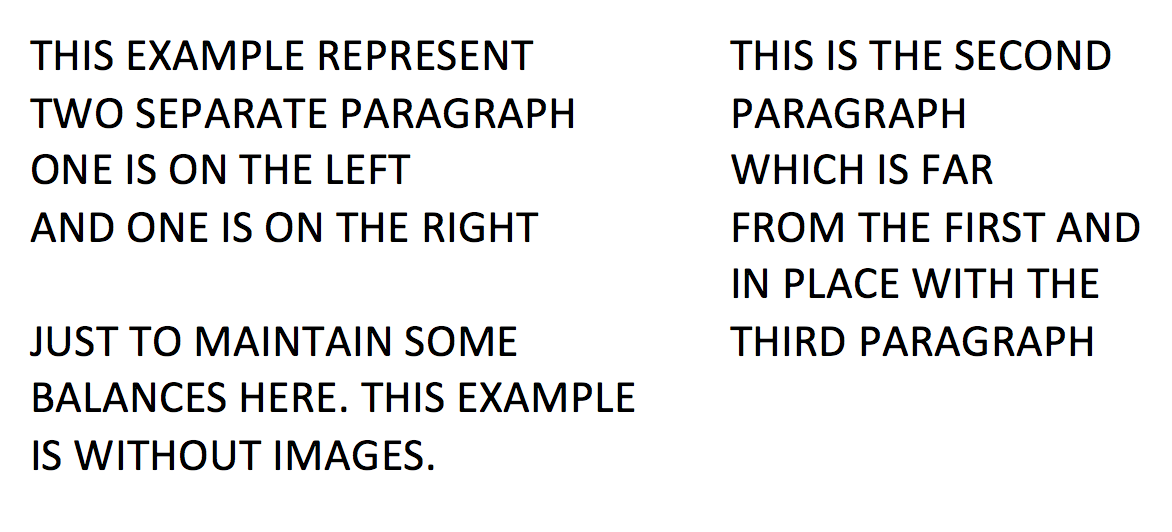
#> input picture tests/simple_document.png, 1172 x 532 px
$ python test.py tests/test_sans_serif.png   (Python 2 division)   (older library calls are emulated)
#> lines starting #> are read from the running program, lines starting #| are printed output that depends on the picture; after the words box and inside, x2 and y2 are one past the last pixel; in counts of white or black regions, pixels touching at a corner belong together
"""
Playground
"""

import cv2
import sys
import numpy as np
import matplotlib
from matplotlib.backends.backend_pdf import PdfPages
matplotlib.use('TkAgg')
from matplotlib import pyplot as plt
from matplotlib import image as mpimg
import datetime

# [58 lines left out: functions horizontalRLSA, horizontalRLSA2, verticalRLSA, not called in this run]

def dilate(input, size, iterations = 5):
    # Use a dilation in horizontal for bleeding technique
    morph_kernel = cv2.getStructuringElement(cv2.MORPH_CROSS, size)
    dilated_image = cv2.dilate(input, morph_kernel, iterations=iterations)
    return dilated_image

def find_components(input, max_components=4):
    """Dilate an image until only max_components left."""
    count = sys.maxint
    iterations = 1
    iterations = 1
    size = (3, 5)
    contours = []
    # inverse input
    input_inverse = 255 - input
    while count > max_components:
        dilated_image = dilate(input_inverse, size, iterations=iterations)
        # inverse the dilated image, since find contours only find black pixel
        cv2.imshow('dilated_image', dilated_image)
        _, contours, _ = cv2.findContours(dilated_image, cv2.RETR_TREE, cv2.CHAIN_APPROX_SIMPLE)
        count = len(contours)
        print count
        cv2.waitKey(0)
        iterations += 1
    return contours


# [81 lines left out: function temp, not called in this run]

def main(unused_argv):
    input = cv2.imread('tests/simple_document.png')
#> input is the input picture: shape (532, 1172, 3); mean B, G, R 233.1, 232.9, 232.9
    input_gray = cv2.cvtColor(input, cv2.COLOR_BGR2GRAY)
    input_blur = cv2.GaussianBlur(input_gray, (5, 5), 0)
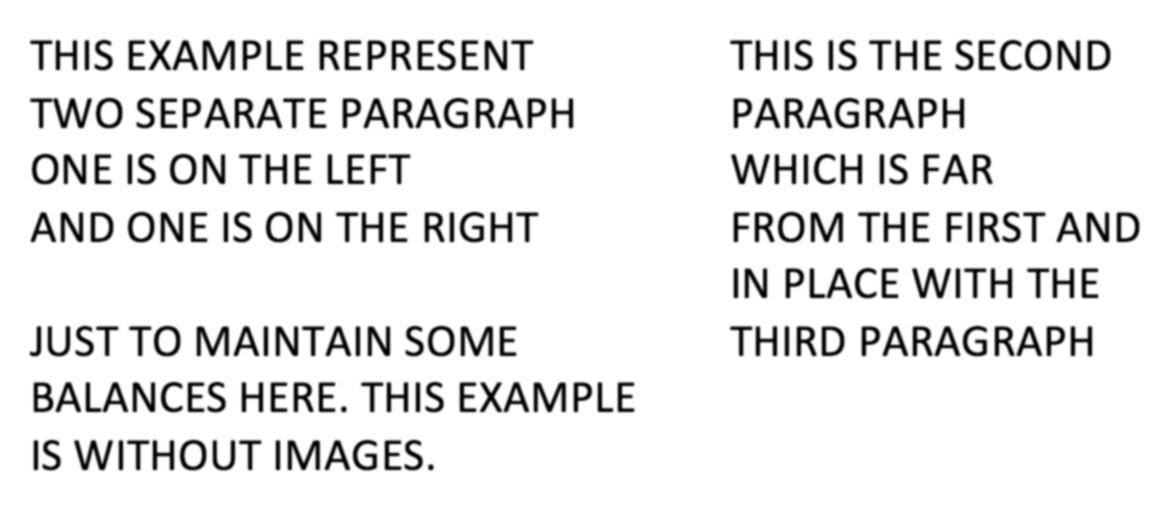
#> input_blur: shape (532, 1172); min 0, max 255, mean 232.9
    _, input_thresh = cv2.threshold(input_blur, 0, 255, cv2.THRESH_BINARY + cv2.THRESH_OTSU)
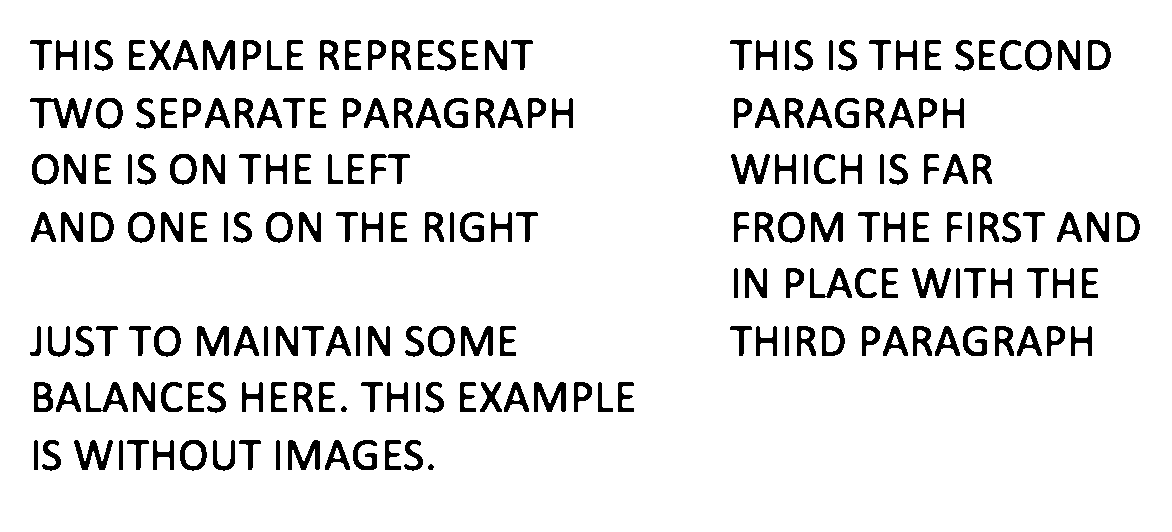
#> input_thresh: shape (532, 1172); 90.5% white; 204 black regions, largest, box (x1, y1, x2, y2) and area: (30, 98, 92, 128) 748, (203, 40, 235, 70) 528, (731, 154, 770, 184) 528

    cv2.imshow('input_thresh', input_thresh)
    contours = find_components(input_thresh, max_components=4)
#> in dilate, `dilated_image = cv2.dilate(input, morph_kernel, iterations=iterations)`:
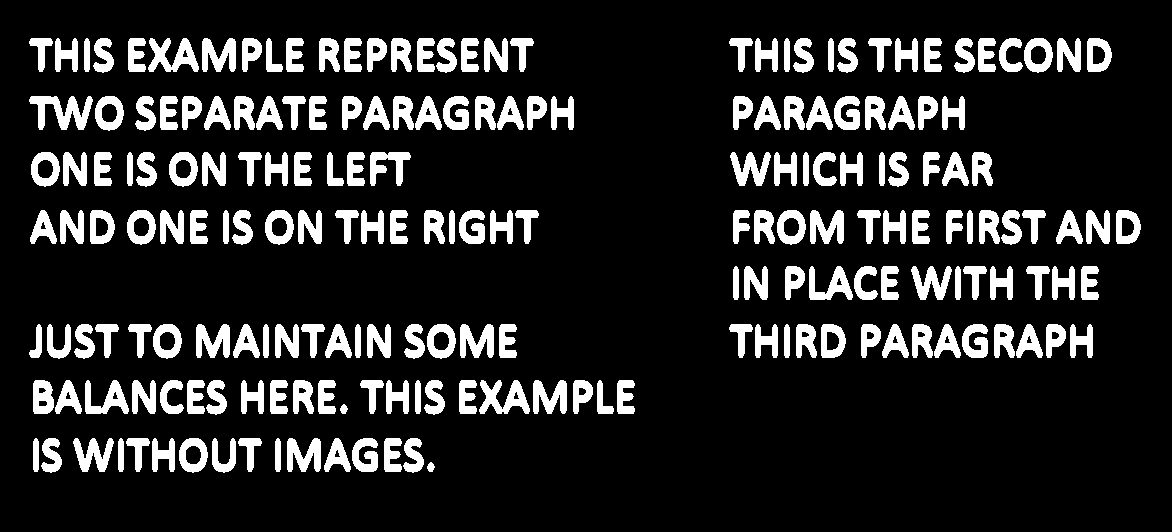
#> dilated_image: shape (532, 1172); 15% white; 201 white regions
#> in find_components, `_, contours, _ = cv2.findContours(dilated_image, cv2.RETR_TREE, cv2.CH..`: contours = 265 contours; largest, box (x1, y1, x2, y2) and area: (29, 96, 93, 130) 966, (479, 380, 530, 414) 848, (148, 38, 199, 72) 848, (179, 438, 208, 473) 768, (427, 324, 456, 359) 768
#> in find_components, `count = len(contours)`: count = 265
#| 265
    for contour in contours:
        x, y, w, h = cv2.boundingRect(contour)
        cv2.rectangle(input_thresh, (x, y), (x + w, y + h), (0, 255, 0), 0)
        cv2.imshow('input_thresh_contour', input_thresh)

    output_horizontal = horizontalRLSA(input_thresh, 50)
    output_vertical = verticalRLSA(input_thresh, 50)
    output = np.bitwise_and(output_vertical, output_horizontal)

    cv2.imshow('input_thresh', input_thresh)
    cv2.imshow('output_horizontal', output_horizontal)
    cv2.imshow('output_vertical', output_vertical)
    cv2.imshow('output', output)
    cv2.waitKey(0)
    cv2.destroyAllWindows()

if __name__ == '__main__':
    main(sys.argv)

$ run again, with tests/adabi-mt.png copied over tests/simple_document.png
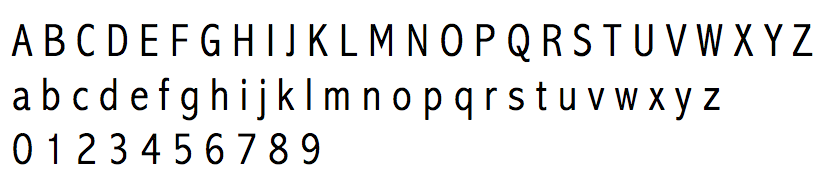
#> input picture tests/adabi-mt.png, 834 x 194 px
#> in main, input is the input picture: shape (194, 834, 3); mean B, G, R 235.8, 235.8, 235.9
#> in main, `_, input_thresh = cv2.threshold(input_blur, 0, 255, cv2.THRESH_BINARY ..`:
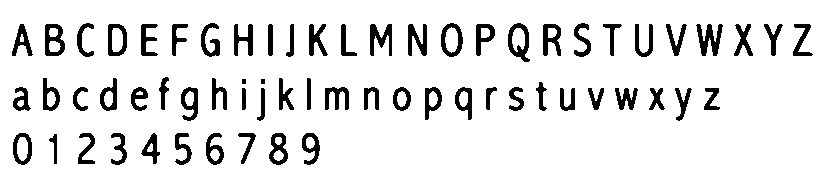
#> input_thresh: shape (194, 834); 90.4% white; 64 black regions, largest, box (x1, y1, x2, y2) and area: (696, 24, 723, 56) 453, (508, 23, 530, 62) 394, (370, 24, 392, 56) 383
#> in dilate, `dilated_image = cv2.dilate(input, morph_kernel, iterations=iterations)`:
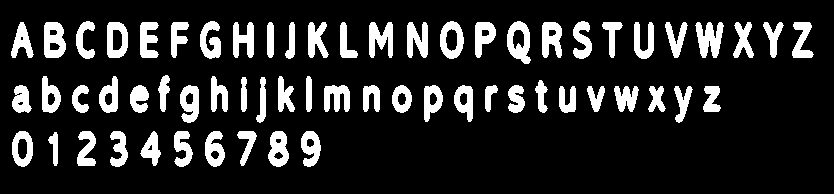
#> dilated_image: shape (194, 834); 15.3% white; 62 white regions
#> contours = 84 contours, 4 with area under 20; largest, box (x1, y1, x2, y2) and area: (507, 21, 531, 64) 715, (440, 21, 464, 59) 673, (44, 22, 66, 58) 644, (107, 22, 128, 58) 636, (12, 131, 33, 167) 573
#> count = 84
#| 84

$ run again, with tests/andale-mono.png copied over tests/simple_document.png
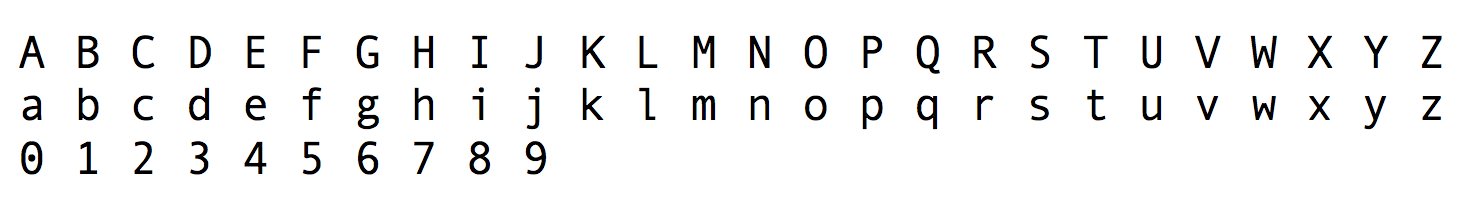
#> input picture tests/andale-mono.png, 1474 x 204 px
#> in main, input is the input picture: shape (204, 1474, 3); mean B, G, R 241.7, 241.7, 241.7
#> in main, `_, input_thresh = cv2.threshold(input_blur, 0, 255, cv2.THRESH_BINARY ..`:
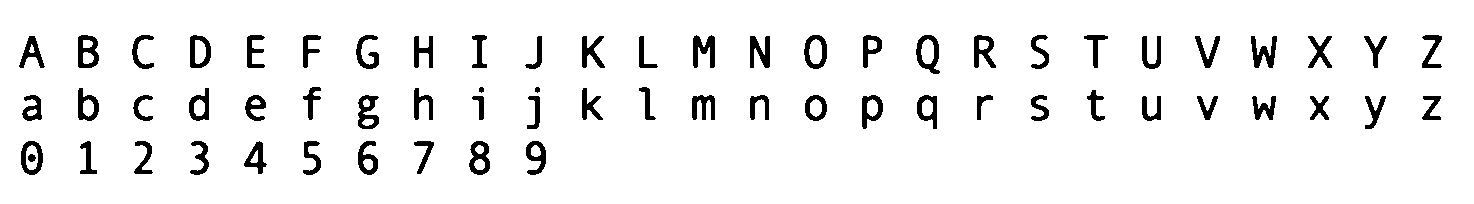
#> input_thresh: shape (204, 1474); 93.7% white; 65 black regions, largest, box (x1, y1, x2, y2) and area: (693, 35, 715, 68) 437, (78, 35, 99, 68) 433, (916, 35, 940, 74) 427
#> in dilate, `dilated_image = cv2.dilate(input, morph_kernel, iterations=iterations)`:
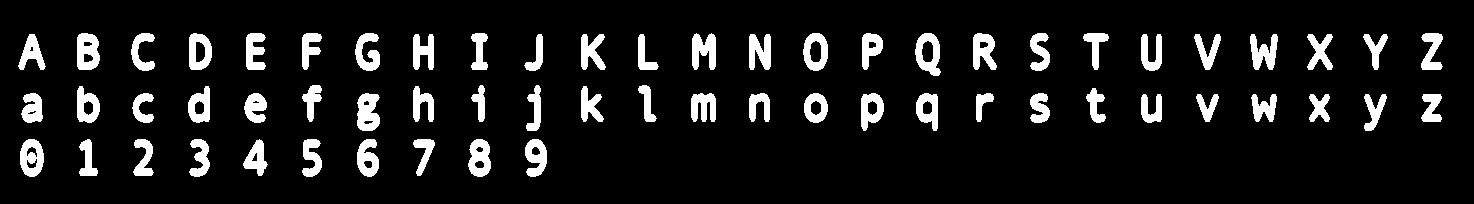
#> dilated_image: shape (204, 1474); 9.8% white; 62 white regions
#> contours = 86 contours, 2 with area under 20; largest, box (x1, y1, x2, y2) and area: (915, 33, 941, 76) 785, (803, 33, 828, 71) 724, (77, 33, 100, 70) 699, (20, 139, 44, 177) 692, (189, 33, 212, 70) 686
#> count = 86
#| 86
